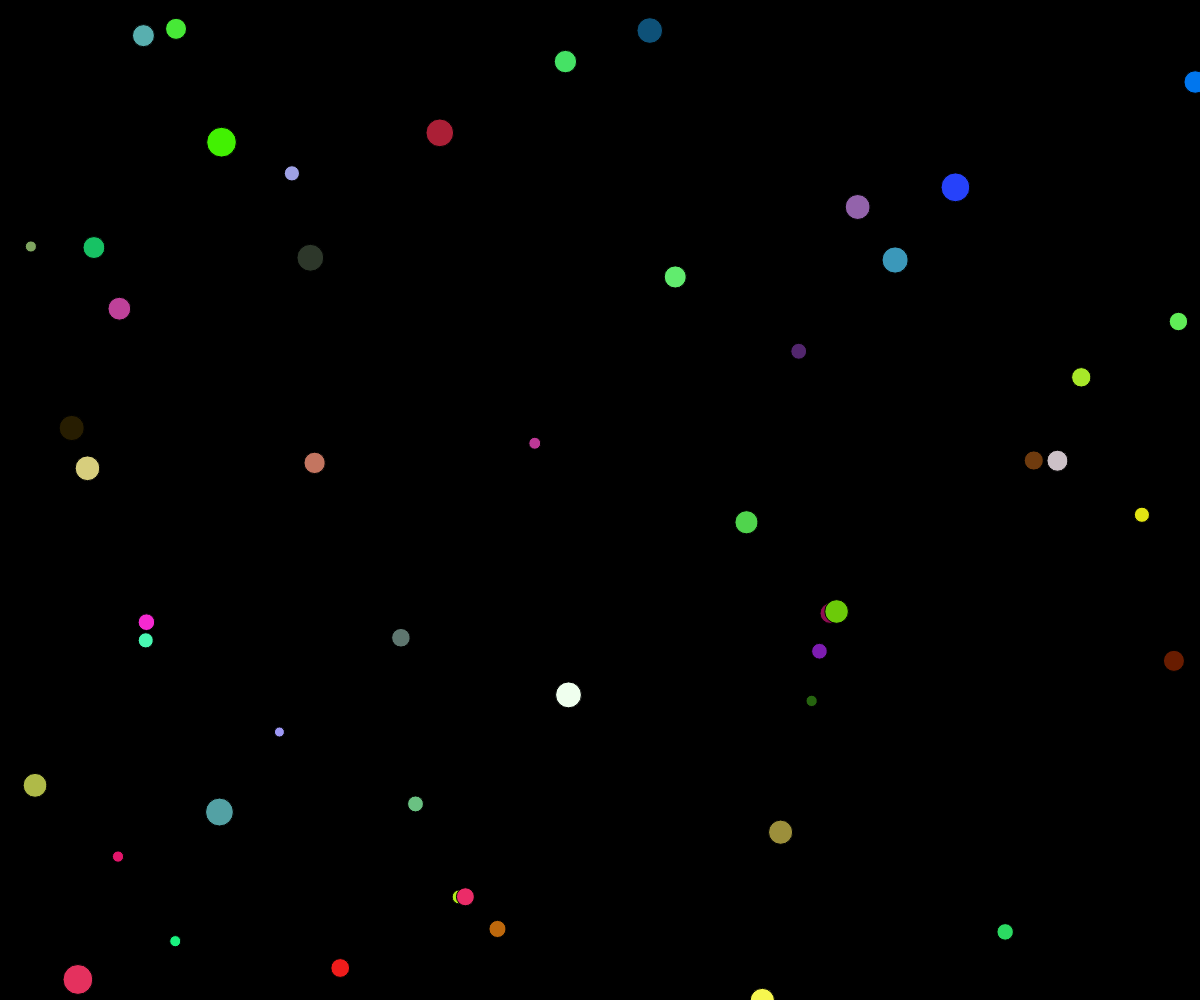
Frame 1 (no input)
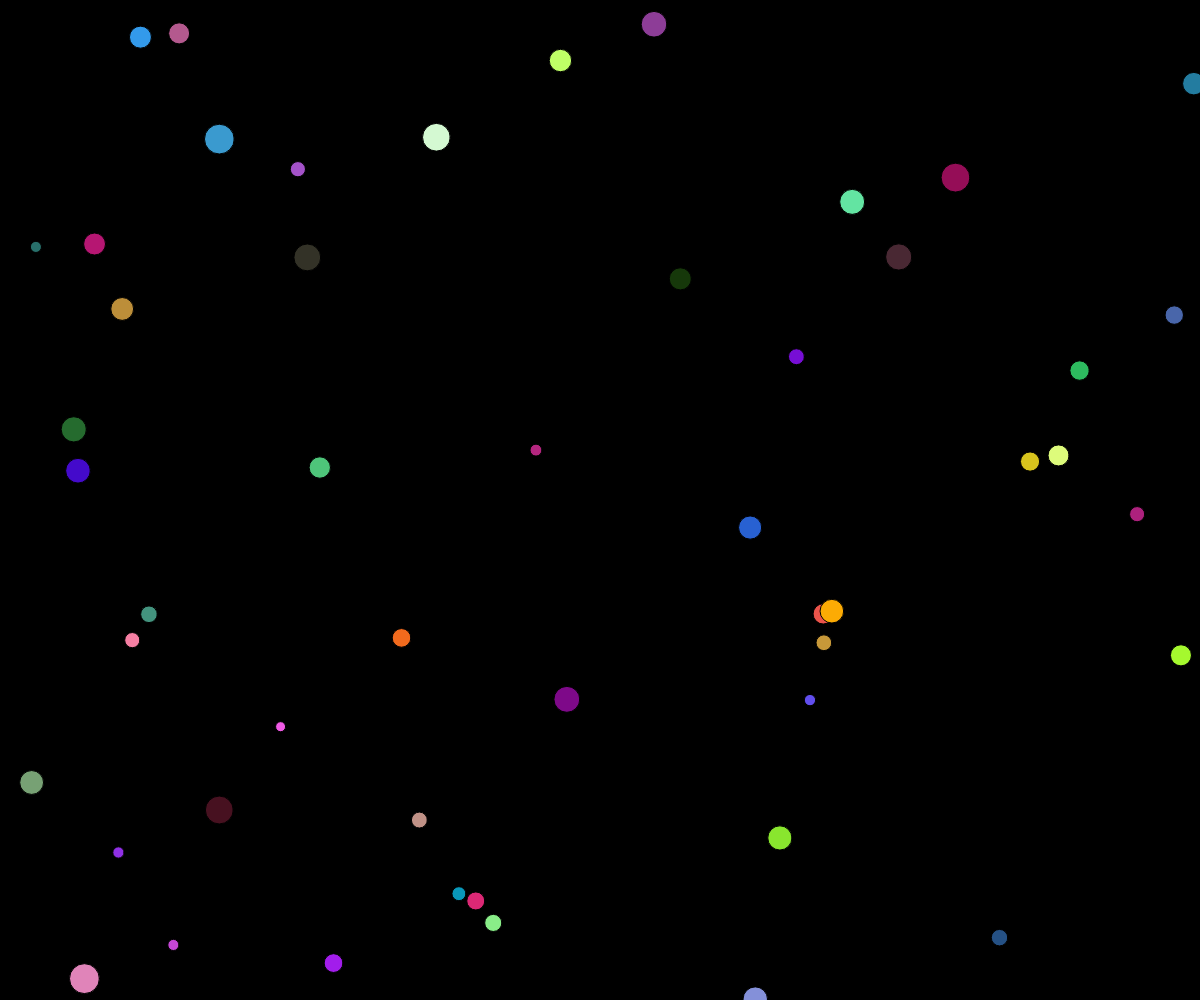
Frame 60 (no input)
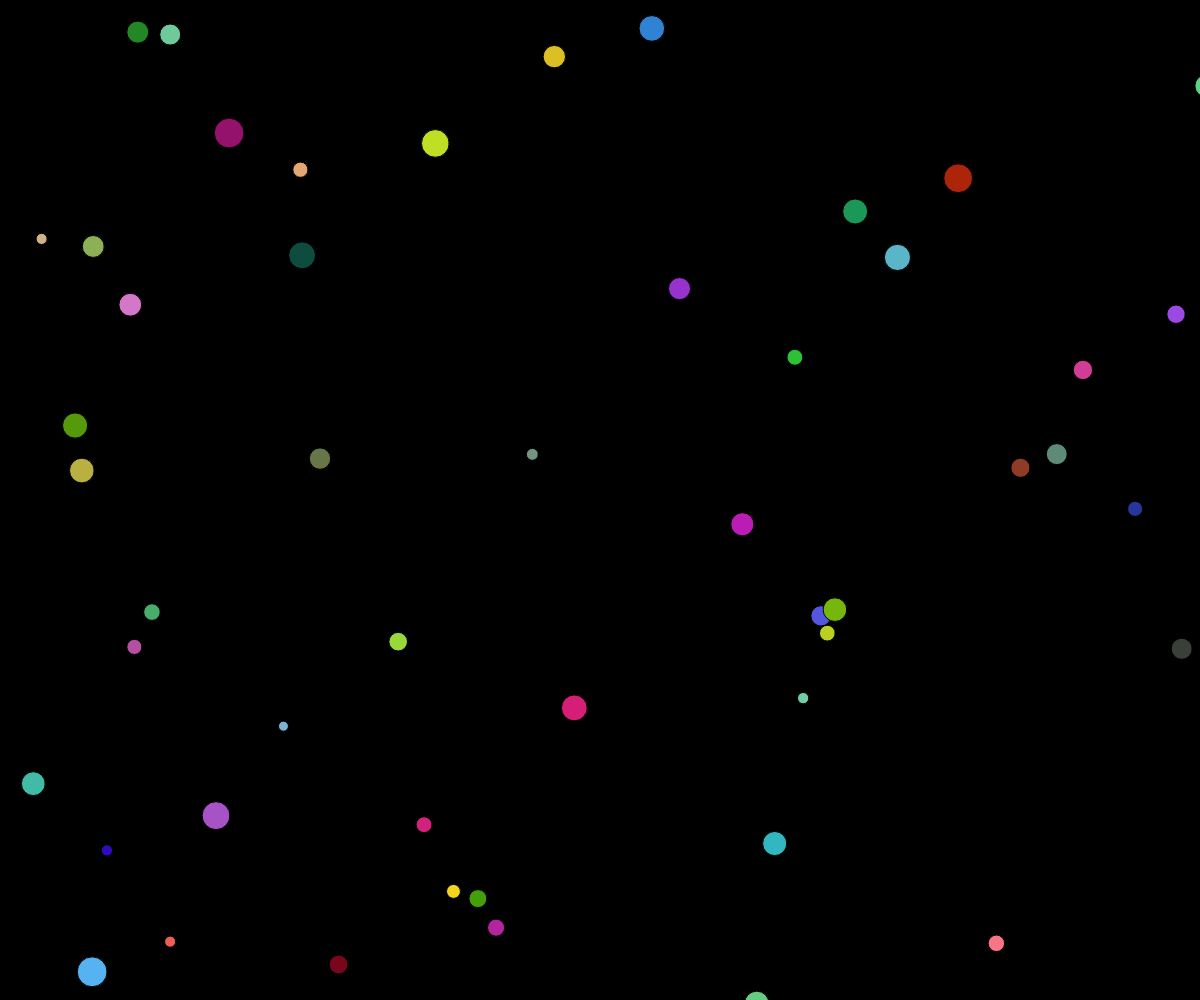
Frame 120 (the mouse pressed at the canvas centre since frame 60)

The p5.js sketch that drew these frames (run headless with seeded random() and noise() and a simulated clock; from frame 60 on, the mouse is pressed at the canvas centre):

// p5.js sketch
// ── sketch.js

let bugs = []; // array of Jitter objects

function setup() {
    createCanvas(windowWidth, windowHeight);
  // Create objects
  for (let i = 0; i < 50; i++) {
    bugs.push(new Jitter());
  }
}

function draw() {
  background(0);
  for (let i = 0; i < bugs.length; i++) {
    bugs[i].move();
    bugs[i].display();
  }
}

function windowResized() {
    resizeCanvas(windowWidth, windowHeight);
  }

// Jitter class
class Jitter {
  constructor() {
    this.x = random(width);
    this.y = random(height);
    this.diameter = random(10, 30);
    this.speed = 1;
  }

  move() {
    this.x += random(-this.speed, this.speed);
    this.y += random(-this.speed, this.speed);
  }

  display() {
    fill(random(0, 255), random(0, 255), random(0, 255));
    ellipse(this.x, this.y, this.diameter, this.diameter);
  }
}



// ── parts.js
class Piece {
    
    constructor(){

    }

    initMasterChannel(){

        this.globalNow = 0;

        this.gain = audioCtx.createGain();
        this.gain.gain.value = 1.5;
    
        this.fadeFilter = new FilterFade(0);
    
        this.masterGain = audioCtx.createGain();
        this.masterGain.connect(this.gain);
        this.gain.connect(this.fadeFilter.input);
        this.fadeFilter.connect(audioCtx.destination);

    }

    initFXChannels(){

        // REVERB

            this.cSend = new MyGain( 1 );

            this.c = new MyConvolver();
            this.cB = new MyBuffer2( 2 , 2 , audioCtx.sampleRate );
            this.cB.noise().fill( 0 );
            this.cB.noise().fill( 1 );
            this.cB.ramp( 0 , 1 , 0.01 , 0.015 , 0.1 , 4 ).multiply( 0 );
            this.cB.ramp( 0 , 1 , 0.01 , 0.015 , 0.1 , 4 ).multiply( 1 );

            this.c.setBuffer( this.cB.buffer );

            this.cSend.connect( this.c );
            this.c.connect( this.masterGain );

        // DELAY

            this.dSend = new MyGain( 1 );
            this.d = new Effect();
            this.d.randomEcho();
            this.d.on();

            this.d.output.gain.value = 0.25;

    }

    load(){

            this.rC5 = new RampingConvolver( this );
            this.rC4 = new RampingConvolver( this );
            this.rC3 = new RampingConvolver( this );
            this.rC2 = new RampingConvolver( this );
            this.rC1 = new RampingConvolver( this );

            this.rC5A = new RampingConvolver( this );
            this.rC4A = new RampingConvolver( this );
            this.rC3A = new RampingConvolver( this );
            this.rC2A = new RampingConvolver( this );

            // RAMPING CONVOLVER

            this.fund = randomFloat( 350 , 450 );
            this.rate = 4;
            this.rateMult = randomFloat( 1 , 1 );
    
            // startTime , rate , rampArray , bufferLength , fund , frequencyRange , gainVal

                this.rC5.load( this.rateMult * ( this.rate / 3 )  , [ 0 , 1 , 0.01 , 0.015 , 0.1 , 4 ] , randomArrayValue( [ 0.5 , 1 , 2 ])        , this.fund * 0.5 , [ 100 , 5000 ]  , 2 );
                this.rC4.load( this.rateMult * ( this.rate * 1 )  , [ 0 , 1 , 0.01 , 0.015 , 0.1 , 4 ] , randomArrayValue( [ 0.25 , 0.5 , 1 , 2 ]) , this.fund       , [ 100 , 1000 ]  , 2 );
                this.rC3.load( this.rateMult * ( this.rate * 2 )  , [ 0 , 1 , 0.01 , 0.015 , 0.1 , 4 ] , randomArrayValue( [ 0.25 , 0.5 , 1 , 2 ]) , this.fund       , [ 4000 , 7000 ] , 2 );
                this.rC2.load( this.rateMult * ( this.rate / 16 ) , [ 0 , 1 , 0.01 , 0.015 , 0.1 , 4 ] , randomArrayValue( [ 1 ])                  , this.fund       , [ 100 , 500 ]   , 2 );
                this.rC1.load( this.rateMult * ( this.rate / 32 ) , [ 0 , 1 , 0.01 , 0.015 , 0.1 , 4 ] , randomArrayValue( [ 2 ])                  , this.fund * 0.5 , [ 100 , 500 ]   , 2 );
        
                this.rC5A.load( this.rateMult * ( this.rate / 3 )  , [ 0 , 1 , 0.5 , 0.5 , 1 , 1 ]      , 2 ,  this.fund * 0.5 , [ 100 , 5000 ] , 0.5 );
                this.rC4A.load( this.rateMult * ( this.rate * 1 )  , [ 0 , 1 , 0.5 , 0.5 , 1 , 1 ]      , 2 ,  this.fund       , [ 100 , 1000 ] , 0.5 );
                this.rC3A.load( this.rateMult * ( this.rate / 16 ) , [ 0 , 1 , 0.99 , 0.999 , 5 , 0.5 ] , 2 ,  this.fund * 0.5 , [ 100 , 5000 ] , 1   );
                this.rC2A.load( this.rateMult * ( this.rate / 8)   , [ 0 , 1 , 0.99 , 0.999 , 5 , 0.5 ] , 2 ,  this.fund       , [ 100 , 1000 ] , 1   );

            this.rCArray = [ this.rC1 , this.rC2 , this.rC3 , this.rC4 , this.rC5 , this.rC4A , this.rC5A , this.rC2A , this.rC3A ];

            this.generateStructure();

    }

    generateStructure(){

        this.qN = 4 * ( 1 / this.rate );
        this.bar = 4 * this.qN;
        this.nBars = 16;

        // minimumVoices **
        // this.randomStructure( 1 );

        // modulus
        // this.moduloStructure( 2 );

        // minimumVoices , maximumVoices **
        // this.randomRangeStructure( 1 , this.rCArray.length + 1 );

        // arrangementArray
        this.specArrangementSize( [ 5 , 2 , 5 , 1 , 3 , 6 , 2 , 7 , 1 , 8 , 7 , 6 , 5 , 4 , 3 , 1 ] );

    }

    randomStructure( minimumVoices ){

        this.structureArray = [];

        for( let i = 0 ; i < this.nBars ; i++ ){

            this.structureArray[ i ] = [];

            for( let j = 0 ; j < this.rCArray.length - minimumVoices ; j++ ){

                this.structureArray[i].push( randomInt( 0 , 2 ) );

            }

            for( let j = 0 ; j < minimumVoices ; j++ ){

                this.structureArray[i].push( 1 );

            }

            shuffle( this.structureArray[i] );
            
        }

        console.log( this.structureArray );

    }

    moduloStructure( modulus ){

        this.structureArray = [];

        let k = 0;

        for( let i = 0 ; i < this.nBars ; i++ ){

            this.structureArray[ i ] = [];

            for( let j = 0 ; j < this.rCArray.length ; j++ ){

                if( k % modulus === 0 ){
                    this.structureArray[i].push( 1 );
                }
                else{ 
                    this.structureArray[i].push( 0 );
                };

                k++;

            }
            
        }

        console.log( this.structureArray );

    }

    randomRangeStructure( minimumVoices , maximumVoices ){

        this.structureArray = [];
        let nVoices = 0;

        for( let i = 0 ; i < this.nBars ; i++ ){

            this.structureArray[ i ] = [];

            nVoices = randomInt( minimumVoices , maximumVoices );

            for( let j = 0 ; j < nVoices ; j++ ){

                this.structureArray[i].push( 1 );

            }

            for( let j = 0 ; j < this.rCArray.length - nVoices ; j++ ){

                this.structureArray[i].push( 0 );

            }

            shuffle( this.structureArray[i] );
            
        }

        console.log( this.structureArray );

    }

    specArrangementStructure( arrangementArray ){

        this.structureArray = [];

        for( let i = 0 ; i < this.nBars ; i++ ){

            this.structureArray[ i ] = [];

            for( let j = 0 ; j < arrangementArray[ i ] ; j++ ){

                this.structureArray[i].push( 1 );

            }

            for( let j = 0 ; j < this.rCArray.length - arrangementArray[ i ] ; j++ ){

                this.structureArray[i].push( 0 );

            }

            shuffle( this.structureArray[i] );
            
        }

        console.log( this.structureArray );

    }

    twoGroups( groupSize ){

        this.structureArray = [];

        for( let i = 0 ; i < this.nBars ; i++ ){

            this.structureArray[ i ] = [];

            for( let j = 0 ; j < nVoices ; j++ ){

                this.structureArray[i].push( 1 );

            }

            for( let j = 0 ; j < this.rCArray.length - nVoices ; j++ ){

                this.structureArray[i].push( 0 );

            }

            shuffle( this.structureArray[i] );
            
        }

        console.log( this.structureArray );

    }

    start(){

        this.fadeFilter.start(1, 50);
		this.globalNow = audioCtx.currentTime;

        let r = 0;

        for( let i = 0 ; i < this.structureArray.length ; i++ ){

            for( let j = 0 ; j < this.structureArray[i].length ; j++ ){

                    if( this.structureArray[i][j] === 1 ){

                        this.rCArray[j].start( this.globalNow + ( this.bar * i ) , this.globalNow + ( this.bar * ( i + 1 ) ) );

                    }

            }

        }

    }

    stop() {

        this.fadeFilter.start(0, 20);
        startButton.innerHTML = "reset";

    }

}

class RampingConvolver{

    constructor( piece ){

        this.output = new MyGain( 0 );

        this.output.connect( piece.masterGain );
        this.output.connect( piece.cSend );
        this.output.connect( piece.dSend );

    }

    load( rate , rampArray , bufferLength , fund , frequencyRange , gainVal ){

        this.output.gain.gain.value = gainVal;

        this.c = new MyConvolver();
        this.cB = new MyBuffer2(  1 , bufferLength , audioCtx.sampleRate );
        this.cAB = new MyBuffer2( 1 , bufferLength , audioCtx.sampleRate );

        const iArray = [ 1 , M2 , M3 , P4 , P5 , M6 , 2 ];
        const oArray = [ 1 , 4 , 2 ];

        let interval = 0;
        let o = 0;
        let p = 0;

        for( let i = 0 ; i < 20 ; i++ ){

            interval = randomArrayValue( iArray );
            o = randomArrayValue( oArray );
            p = randomFloat( 0.1 , 0.9 );

            this.cAB.fm( fund * interval * o , fund * interval * o , 0.5 ).add( 0 );
            this.cAB.constant( 1 / o ).multiply( 0 );
            this.cAB.ramp( p , p + 0.1 , 0.5 , 0.5 , 0.1 , 0.1 ).multiply( 0 );

            this.cB.addBuffer( this.cAB.buffer );

        }

        this.cB.normalize( -1 , 1 );

        this.c.setBuffer( this.cB.buffer );

        // NOISE

        this.noise = new MyBuffer2( 1 , 1 , audioCtx.sampleRate );
        this.noise.noise().fill( 0 );
        this.noise.playbackRate = 0.25;
        this.noise.loop = true;
        this.noise.output.gain.value = 0.1;

        // NOISE FILTER

        this.noiseFilter = new MyBiquad( 'bandpass' , 0 , 1 );

        // AM

        this.aG = new MyGain( 0 );
        this.aB = new MyBuffer2( 1 , 1 , audioCtx.sampleRate );
        this.aB.ramp( ...rampArray ).fill( 0 );
        this.aB.loop = true;
        this.aB.playbackRate = rate;

        this.aF = new MyBiquad( 'lowpass' , 500 , 1 );

        // PAN

        this.p = new MyPanner2( 0 );

        this.noise.connect( this.noiseFilter );
        this.noiseFilter.connect( this.c );
        this.aB.connect( this.aF );
        this.c.connect( this.aG ); this.aF.connect( this.aG.gain.gain );

        // SEQUENCE GAIN

        this.sG = new MyGain ( 0 );

        this.aG.connect( this.p );
        this.p.connect( this.sG );
        this.sG.connect( this.output );

        this.c.output.gain.value = 1;

        // FILTER SEQUENCE

        const sL = randomInt( 4 , 11 );

        let fSeq = new Sequence();
        fSeq.randomInts( sL , frequencyRange[ 0 ] , frequencyRange[ 1 ] );

        fSeq = fSeq.sequence;

        let t = 0;

        for( let i = 0 ; i < 1000 ; i++ ){

            t = i / rate;

            this.p.setPositionAtTime( randomFloat( -1 , 1 ) , t );
            this.sG.gain.gain.setValueAtTime( randomFloat( 0.5 , 4 ) , t );
            this.noiseFilter.biquad.frequency.setValueAtTime( fSeq[ i % fSeq.length ] , t );

        }

    }

    start( startTime , stopTime ){

        this.noise.startAtTime( startTime );
        this.aB.startAtTime( startTime );

        this.noise.stopAtTime( stopTime );
        this.aB.stopAtTime( stopTime );

    }

}
